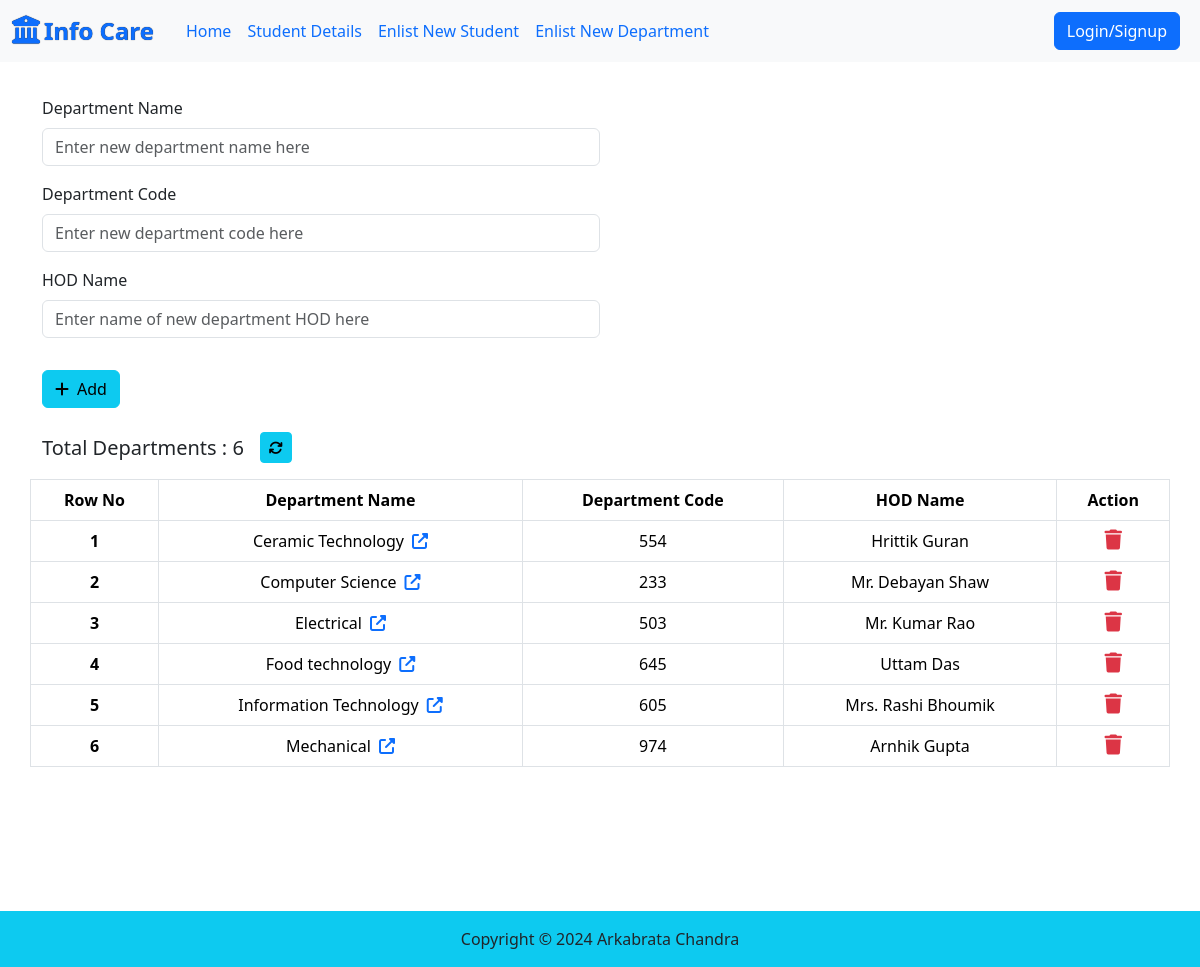
The page /department/enlist/ on the database its author committed.
### studentcard/models.py (models this page shows, shortened)
class Department(models.Model):
    department = models.CharField(max_length=50,default=None,unique=True)
    code = models.IntegerField(default=None,unique=True)
    hod_name = models.CharField(max_length=100,default=None)
    class Meta:
        ordering = ['department']

### studentcard/views.py (the view)
# urls.py: path('department/enlist/',enlist_dept,name="enlistNewDepartment"),
@csrf_exempt
def enlist_dept(request):
    try:
        if(request.method=="POST"):
            deptname = request.POST.get("deptname")
            deptcode = int(request.POST.get("deptcode"))
            depthod = request.POST.get("depthod")
            Department.objects.create(department = deptname,code = deptcode,hod_name = depthod)
        queryDept = Department.objects.all()
        return render(request,"report/department.html",context={"data" : queryDept,"results" : len(queryDept)})
    except Exception as e:
        print(e)
    return HttpResponse("Deparment Not Added")

### studentcard/templates/report/department.html (shortened to what this page needs)
{% extends "base.html" %}
{% block main %}
<div class="container mb-4">
    <form method="POST" action="/department/enlist/">
        <div class="mb-3">
            <label for="InputDeptName" class="form-label">Department Name</label>
            <input type="text" class="form-control w-50" name="deptname" id="InputDeptName" placeholder="Enter new department name here">
        </div>
        <div class="mb-3">
            <label for="InputDeptCode" class="form-label">Department Code</label>
            <input type="text" class="form-control w-50" name="deptcode" id="InputDeptCode" placeholder="Enter new department code here">
        </div>
        <div class="mb-3">
            <label for="InputDeptHOD" class="form-label">HOD Name</label>
            <input type="text" class="form-control w-50" name="depthod" id="InputDeptHOD" placeholder="Enter name of new department HOD here">
        </div>
        <button type="submit" class="btn btn-info mt-3"><i class="fa fa-add me-2"></i>Add</button>
    </form>
</div>
<div class="d-flex my-3 container align-items-center justify-content-start">
  <div class="fs-5">Total Departments : {{results}}</div>
  <a href="/department/enlist"><button class="btn btn-info btn-sm mx-3"><i class="fa fa-refresh"></i></button></a>
</div>
<table class="table container mb-5 table-bordered text-center">
    <thead>
      <tr>
        <th scope="col">Row No</th>
        <th scope="col">Department Name</th>
        <th scope="col">Department Code</th>
        <th scope="col">HOD Name</th>
        <th scope="col">Action</th>
      </tr>
    </thead>
    <tbody>
    {% for s in data %}
      <tr>
        <th scope="row">{{forloop.counter}}</th>
        <td scope="row">{{s.department}}<a href="{{s.department}}"><i class="fa-solid fa-up-right-from-square ms-2"></i></a></td>
        <td>{{s.code}}</td>
        <td>{{s.hod_name}}</td>
        <td>
          <i class="fa fa-trash text-danger fs-5" style="cursor: pointer;" onclick="delete_dept({{s.code}})"></i>
        </td>
      </tr>
    {% endfor %}
    </tbody>
</table>
{% endblock %}

### rows shown on the page
Department: department "Ceramic Technology", code "554", hod_name "Hrittik Guran"
Department: department "Computer Science", code "233", hod_name "Mr. Debayan Shaw"
Department: department "Electrical", code "503", hod_name "Mr. Kumar Rao"
Department: department "Food technology", code "645", hod_name "Uttam Das"
Department: department "Information Technology", code "605", hod_name "Mrs. Rashi Bhoumik"
Department: department "Mechanical", code "974", hod_name "Arnhik Gupta"

### other values the page prints
{{ results }} "6"
